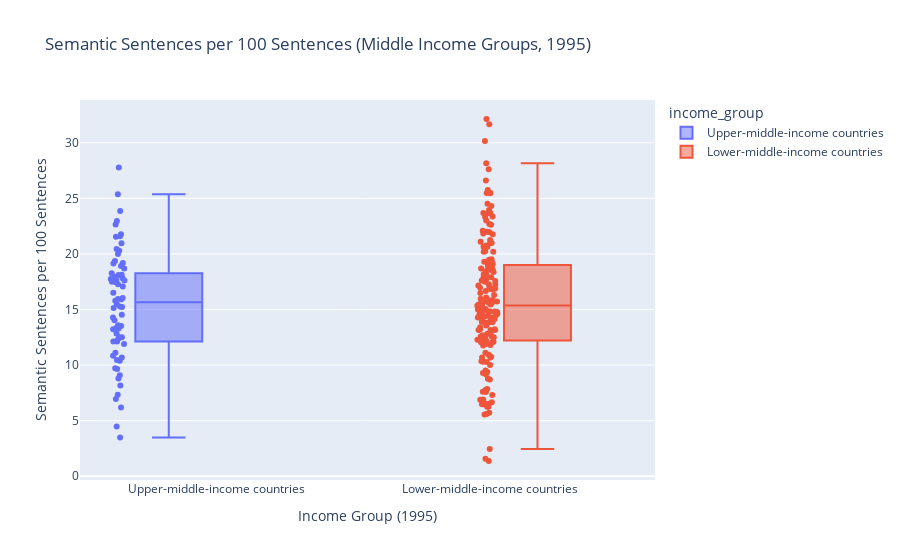

This figure's notebook cell:
### Code cell
import plotly.express as px

middle_groups = ["Lower-middle-income countries", "Upper-middle-income countries"]
df_middle = df_plot[df_plot["income_group"].isin(middle_groups)].copy()

fig = px.box(
    df_middle,
    x="income_group",
    y="semantic_sentences_per_100_sent",
    color="income_group",
    points="all",  # show all observations
    hover_data=["Country or Area", "ISO-alpha3 Code"],  # <-- add country info
    title="Semantic Sentences per 100 Sentences (Middle Income Groups, 1995)"
)
fig.update_layout(
    xaxis_title="Income Group (1995)",
    yaxis_title="Semantic Sentences per 100 Sentences",
    boxmode="group"
)
fig.show()

### Figure 1 — Plotly figure (JSON) as saved in the notebook; plotly's stock layout.template omitted (floating-point values rounded to 4 significant figures; data arrays with more than 128 entries replaced by an {"elided": "..."} marker saying what was removed)
{"data": [{"alignmentgroup": "True", "boxpoints": "all", "customdata": {"elided": "70x2 str values"}, "hovertemplate": "income_group=%{x}<br>semantic_sentences_per_100_sent=%{y}<br>Country or Area=%{customdata[0]}<br>ISO-alpha3 Code=%{customdata[1]}<extra></extra>", "legendgroup": "Upper-middle-income countries", "marker": {"color": "#636efa"}, "name": "Upper-middle-income countries", "notched": false, "offsetgroup": "Upper-middle-income countries", "orientation": "v", "showlegend": true, "type": "box", "x": ["Upper-middle-income countries", "Upper-middle-income countries", "Upper-middle-income countries", "Upper-middle-income countries", "Upper-middle-income countries", "Upper-middle-income countries", "Upper-middle-income countries", "Upper-middle-income countries", "Upper-middle-income countries", "Upper-middle-income countries", "Upper-middle-income countries", "Upper-middle-income countries", "Upper-middle-income countries", "Upper-middle-income countries", "Upper-middle-income countries", "Upper-middle-income countries", "Upper-middle-income countries", "Upper-middle-income countries", "Upper-middle-income countries", "Upper-middle-income countries", "Upper-middle-income countries", "Upper-middle-income countries", "Upper-middle-income countries", "Upper-middle-income countries", "Upper-middle-income countries", "Upper-middle-income countries", "Upper-middle-income countries", "Upper-middle-income countries", "Upper-middle-income countries", "Upper-middle-income countries", "Upper-middle-income countries", "Upper-middle-income countries", "Upper-middle-income countries", "Upper-middle-income countries", "Upper-middle-income countries", "Upper-middle-income countries", "Upper-middle-income countries", "Upper-middle-income countries", "Upper-middle-income countries", "Upper-middle-income countries", "Upper-middle-income countries", "Upper-middle-income countries", "Upper-middle-income countries", "Upper-middle-income countries", "Upper-middle-income countries", "Upper-middle-income countries", "Upper-middle-income countries", "Upper-middle-income countries", "Upper-middle-income countries", "Upper-middle-income countries", "Upper-middle-income countries", "Upper-middle-income countries", "Upper-middle-income countries", "Upper-middle-income countries", "Upper-middle-income countries", "Upper-middle-income countries", "Upper-middle-income countries", "Upper-middle-income countries", "Upper-middle-income countries", "Upper-middle-income countries", "Upper-middle-income countries", "Upper-middle-income countries", "Upper-middle-income countries", "Upper-middle-income countries", "Upper-middle-income countries", "Upper-middle-income countries", "Upper-middle-income countries", "Upper-middle-income countries", "Upper-middle-income countries", "Upper-middle-income countries"], "x0": " ", "xaxis": "x", "y": [8.8, 18.1, 12.5, 19.35, 21.58, 14.29, 15.27, 13.24, 25.37, 15.5, 6.195, 12.16, 7.33, 14.53, 16.5, 12.12, 17.81, 18.25, 12.84, 15.22, 12.12, 20.0, 18.92, 17.65, 21.54, 17.07, 27.78, 22.66, 13.58, 13.39, 15.94, 17.92, 18.68, 19.19, 10.4, 11.11, 17.46, 13.51, 10.83, 14.04, 17.28, 20.45, 10.45, 16.04, 17.76, 23.86, 15.93, 20.29, 4.478, 9.722, 20.97, 9.639, 18.13, 17.5, 22.97, 15.79, 11.9, 17.53, 13.28, 19.13, 3.488, 15.13, 8.163, 12.5, 17.61, 9.091, 21.77, 10.69, 12.4, 6.944], "y0": " ", "yaxis": "y"}, {"alignmentgroup": "True", "boxpoints": "all", "customdata": {"elided": "170x2 str values"}, "hovertemplate": "income_group=%{x}<br>semantic_sentences_per_100_sent=%{y}<br>Country or Area=%{customdata[0]}<br>ISO-alpha3 Code=%{customdata[1]}<extra></extra>", "legendgroup": "Lower-middle-income countries", "marker": {"color": "#EF553B"}, "name": "Lower-middle-income countries", "notched": false, "offsetgroup": "Lower-middle-income countries", "orientation": "v", "showlegend": true, "type": "box", "x": {"elided": "170 str values"}, "x0": " ", "xaxis": "x", "y": {"elided": "170 float values"}, "y0": " ", "yaxis": "y"}], "layout": {"boxmode": "group", "legend": {"title": {"text": "income_group"}, "tracegroupgap": 0}, "title": {"text": "Semantic Sentences per 100 Sentences (Middle Income Groups, 1995)"}, "xaxis": {"anchor": "y", "categoryarray": ["Upper-middle-income countries", "Lower-middle-income countries"], "categoryorder": "array", "domain": [0, 1], "title": {"text": "Income Group (1995)"}}, "yaxis": {"anchor": "x", "domain": [0, 1], "title": {"text": "Semantic Sentences per 100 Sentences"}}}}
